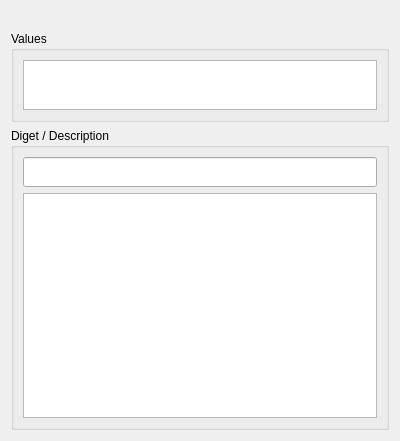
<?xml version="1.0" encoding="UTF-8"?>
<ui version="4.0">
 <class>Page::MessageUserDefined</class>
 <widget class="QWidget" name="Page::MessageUserDefined">
  <property name="geometry">
   <rect>
    <x>0</x>
    <y>0</y>
    <width>400</width>
    <height>441</height>
   </rect>
  </property>
  <property name="windowTitle">
   <string>Form</string>
  </property>
  <layout class="QVBoxLayout" name="verticalLayout_2">
   <item>
    <widget class="QLabel" name="keyInfo">
     <property name="text">
      <string/>
     </property>
     <property name="alignment">
      <set>Qt::AlignLeading|Qt::AlignLeft|Qt::AlignVCenter</set>
     </property>
    </widget>
   </item>
   <item>
    <widget class="QGroupBox" name="valueGroup">
     <property name="title">
      <string>Values</string>
     </property>
     <property name="flat">
      <bool>true</bool>
     </property>
     <layout class="QVBoxLayout" name="verticalLayout_3">
      <item>
       <widget class="ArgumentView" name="argumentView">
        <property name="sizePolicy">
         <sizepolicy hsizetype="Expanding" vsizetype="Preferred">
          <horstretch>0</horstretch>
          <verstretch>0</verstretch>
         </sizepolicy>
        </property>
        <property name="maximumSize">
         <size>
          <width>16777215</width>
          <height>50</height>
         </size>
        </property>
        <property name="baseSize">
         <size>
          <width>0</width>
          <height>0</height>
         </size>
        </property>
       </widget>
      </item>
     </layout>
    </widget>
   </item>
   <item>
    <widget class="QGroupBox" name="digestGroup">
     <property name="title">
      <string>Diget / Description</string>
     </property>
     <property name="flat">
      <bool>true</bool>
     </property>
     <layout class="QVBoxLayout" name="verticalLayout">
      <item>
       <widget class="QLineEdit" name="digestEdit">
        <property name="minimumSize">
         <size>
          <width>0</width>
          <height>30</height>
         </size>
        </property>
       </widget>
      </item>
      <item>
       <widget class="QPlainTextEdit" name="descrptionEdit"/>
      </item>
     </layout>
    </widget>
   </item>
  </layout>
 </widget>
 <customwidgets>
  <customwidget>
   <class>ArgumentView</class>
   <extends>QTreeView</extends>
   <header>Edit/ArgumentView.h</header>
  </customwidget>
 </customwidgets>
 <resources/>
 <connections/>
</ui>
